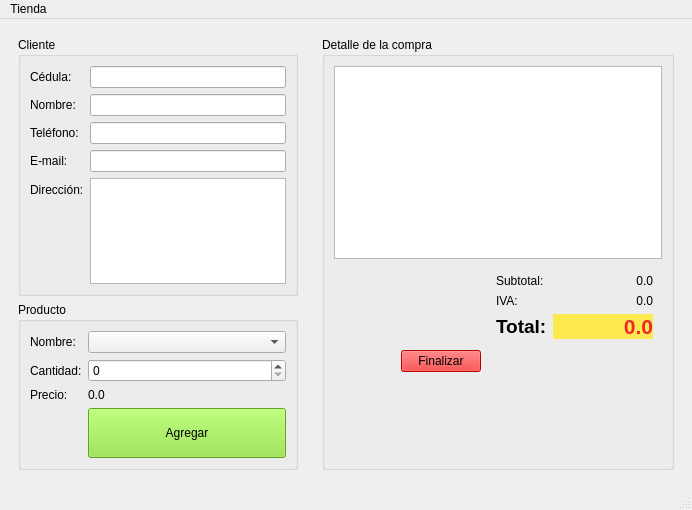
<?xml version="1.0" encoding="UTF-8"?>
<ui version="4.0">
 <class>Principal</class>
 <widget class="QMainWindow" name="Principal">
  <property name="geometry">
   <rect>
    <x>0</x>
    <y>0</y>
    <width>692</width>
    <height>510</height>
   </rect>
  </property>
  <property name="sizePolicy">
   <sizepolicy hsizetype="Preferred" vsizetype="Preferred">
    <horstretch>0</horstretch>
    <verstretch>0</verstretch>
   </sizepolicy>
  </property>
  <property name="windowTitle">
   <string>Principal</string>
  </property>
  <widget class="QWidget" name="centralwidget">
   <layout class="QHBoxLayout" name="horizontalLayout_2">
    <item>
     <widget class="QWidget" name="widget_4" native="true">
      <property name="maximumSize">
       <size>
        <width>300</width>
        <height>16777215</height>
       </size>
      </property>
      <layout class="QVBoxLayout" name="verticalLayout_3">
       <item>
        <widget class="QGroupBox" name="groupBox">
         <property name="title">
          <string>Cliente</string>
         </property>
         <layout class="QFormLayout" name="formLayout">
          <item row="0" column="0">
           <widget class="QLabel" name="label_2">
            <property name="text">
             <string>Cédula:</string>
            </property>
           </widget>
          </item>
          <item row="0" column="1">
           <widget class="QLineEdit" name="inCedula"/>
          </item>
          <item row="1" column="0">
           <widget class="QLabel" name="label">
            <property name="text">
             <string>Nombre:</string>
            </property>
           </widget>
          </item>
          <item row="1" column="1">
           <widget class="QLineEdit" name="inNombre"/>
          </item>
          <item row="2" column="0">
           <widget class="QLabel" name="label_3">
            <property name="text">
             <string>Teléfono:</string>
            </property>
           </widget>
          </item>
          <item row="2" column="1">
           <widget class="QLineEdit" name="inTelefono"/>
          </item>
          <item row="3" column="0">
           <widget class="QLabel" name="label_4">
            <property name="text">
             <string>E-mail:</string>
            </property>
           </widget>
          </item>
          <item row="3" column="1">
           <widget class="QLineEdit" name="inEmail"/>
          </item>
          <item row="4" column="0">
           <widget class="QLabel" name="label_5">
            <property name="text">
             <string>Dirección:</string>
            </property>
           </widget>
          </item>
          <item row="4" column="1">
           <widget class="QTextEdit" name="inDireccion"/>
          </item>
         </layout>
        </widget>
       </item>
       <item>
        <widget class="QGroupBox" name="groupBox_2">
         <property name="title">
          <string>Producto</string>
         </property>
         <layout class="QFormLayout" name="formLayout_2">
          <item row="0" column="0">
           <widget class="QLabel" name="label_6">
            <property name="text">
             <string>Nombre:</string>
            </property>
           </widget>
          </item>
          <item row="0" column="1">
           <widget class="QComboBox" name="inProducto"/>
          </item>
          <item row="1" column="0">
           <widget class="QLabel" name="label_7">
            <property name="text">
             <string>Cantidad:</string>
            </property>
           </widget>
          </item>
          <item row="1" column="1">
           <widget class="QSpinBox" name="inCantidad"/>
          </item>
          <item row="2" column="0">
           <widget class="QLabel" name="label_8">
            <property name="text">
             <string>Precio:</string>
            </property>
           </widget>
          </item>
          <item row="3" column="1">
           <widget class="QPushButton" name="cmdAgregar">
            <property name="minimumSize">
             <size>
              <width>0</width>
              <height>50</height>
             </size>
            </property>
            <property name="baseSize">
             <size>
              <width>0</width>
              <height>0</height>
             </size>
            </property>
            <property name="styleSheet">
             <string notr="true">background-color: rgb(138, 226, 52);</string>
            </property>
            <property name="text">
             <string>Agregar</string>
            </property>
           </widget>
          </item>
          <item row="2" column="1">
           <widget class="QLabel" name="outPrecio">
            <property name="text">
             <string>0.0</string>
            </property>
           </widget>
          </item>
         </layout>
        </widget>
       </item>
       <item>
        <spacer name="verticalSpacer">
         <property name="orientation">
          <enum>Qt::Vertical</enum>
         </property>
         <property name="sizeHint" stdset="0">
          <size>
           <width>20</width>
           <height>40</height>
          </size>
         </property>
        </spacer>
       </item>
      </layout>
     </widget>
    </item>
    <item>
     <widget class="QWidget" name="widget_3" native="true">
      <layout class="QVBoxLayout" name="verticalLayout_2">
       <item>
        <widget class="QGroupBox" name="groupBox_3">
         <property name="title">
          <string>Detalle de la compra</string>
         </property>
         <layout class="QVBoxLayout" name="verticalLayout">
          <item>
           <widget class="QTableWidget" name="outDetalle"/>
          </item>
          <item>
           <widget class="QWidget" name="widget" native="true">
            <layout class="QHBoxLayout" name="horizontalLayout">
             <property name="topMargin">
              <number>0</number>
             </property>
             <property name="bottomMargin">
              <number>0</number>
             </property>
             <item>
              <spacer name="horizontalSpacer">
               <property name="orientation">
                <enum>Qt::Horizontal</enum>
               </property>
               <property name="sizeHint" stdset="0">
                <size>
                 <width>40</width>
                 <height>20</height>
                </size>
               </property>
              </spacer>
             </item>
             <item>
              <spacer name="verticalSpacer_2">
               <property name="orientation">
                <enum>Qt::Vertical</enum>
               </property>
               <property name="sizeHint" stdset="0">
                <size>
                 <width>20</width>
                 <height>40</height>
                </size>
               </property>
              </spacer>
             </item>
             <item>
              <widget class="QPushButton" name="cmdSalir">
               <property name="styleSheet">
                <string notr="true">font: 75 10pt &quot;MS Shell Dlg 2&quot;;
background-color: rgb(255, 0, 0);</string>
               </property>
               <property name="text">
                <string>Finalizar</string>
               </property>
              </widget>
             </item>
             <item>
              <widget class="QWidget" name="widget_2" native="true">
               <layout class="QFormLayout" name="formLayout_3">
                <property name="rightMargin">
                 <number>0</number>
                </property>
                <item row="0" column="0">
                 <widget class="QLabel" name="label_10">
                  <property name="text">
                   <string>Subtotal:</string>
                  </property>
                 </widget>
                </item>
                <item row="2" column="0">
                 <widget class="QLabel" name="label_11">
                  <property name="text">
                   <string>IVA:</string>
                  </property>
                 </widget>
                </item>
                <item row="2" column="1">
                 <widget class="QLabel" name="outIva">
                  <property name="minimumSize">
                   <size>
                    <width>100</width>
                    <height>0</height>
                   </size>
                  </property>
                  <property name="text">
                   <string>0.0</string>
                  </property>
                  <property name="alignment">
                   <set>Qt::AlignRight|Qt::AlignTrailing|Qt::AlignVCenter</set>
                  </property>
                 </widget>
                </item>
                <item row="3" column="0">
                 <widget class="QLabel" name="label_12">
                  <property name="font">
                   <font>
                    <pointsize>14</pointsize>
                    <weight>75</weight>
                    <bold>true</bold>
                   </font>
                  </property>
                  <property name="text">
                   <string>Total:</string>
                  </property>
                 </widget>
                </item>
                <item row="3" column="1">
                 <widget class="QLabel" name="outTotal">
                  <property name="minimumSize">
                   <size>
                    <width>100</width>
                    <height>0</height>
                   </size>
                  </property>
                  <property name="font">
                   <font>
                    <pointsize>16</pointsize>
                    <weight>75</weight>
                    <bold>true</bold>
                   </font>
                  </property>
                  <property name="styleSheet">
                   <string notr="true">background-color: rgb(252, 233, 79);
color: rgb(239, 41, 41);</string>
                  </property>
                  <property name="text">
                   <string>0.0</string>
                  </property>
                  <property name="alignment">
                   <set>Qt::AlignRight|Qt::AlignTrailing|Qt::AlignVCenter</set>
                  </property>
                 </widget>
                </item>
                <item row="0" column="1">
                 <widget class="QLabel" name="outSubtotal">
                  <property name="minimumSize">
                   <size>
                    <width>100</width>
                    <height>0</height>
                   </size>
                  </property>
                  <property name="text">
                   <string>0.0</string>
                  </property>
                  <property name="alignment">
                   <set>Qt::AlignRight|Qt::AlignTrailing|Qt::AlignVCenter</set>
                  </property>
                 </widget>
                </item>
               </layout>
              </widget>
             </item>
            </layout>
           </widget>
          </item>
         </layout>
        </widget>
       </item>
      </layout>
     </widget>
    </item>
   </layout>
  </widget>
  <widget class="QMenuBar" name="menubar">
   <property name="geometry">
    <rect>
     <x>0</x>
     <y>0</y>
     <width>692</width>
     <height>21</height>
    </rect>
   </property>
   <widget class="QMenu" name="menuTienda">
    <property name="title">
     <string>Tienda</string>
    </property>
    <addaction name="action_Nuevo"/>
    <addaction name="actionA_brir"/>
    <addaction name="outResultado"/>
    <addaction name="action_Salir"/>
    <addaction name="ventana1"/>
    <addaction name="ventana2"/>
   </widget>
   <addaction name="menuTienda"/>
  </widget>
  <widget class="QStatusBar" name="statusbar"/>
  <action name="action_Nuevo">
   <property name="text">
    <string>&amp;Nuevo</string>
   </property>
   <property name="shortcut">
    <string>Ctrl+Q</string>
   </property>
  </action>
  <action name="actionA_brir">
   <property name="text">
    <string>A&amp;brir</string>
   </property>
   <property name="shortcut">
    <string>Ctrl+A</string>
   </property>
  </action>
  <action name="outResultado">
   <property name="text">
    <string>&amp;Guardar</string>
   </property>
   <property name="shortcut">
    <string>Ctrl+G</string>
   </property>
  </action>
  <action name="action_Salir">
   <property name="text">
    <string>&amp;Salir</string>
   </property>
   <property name="shortcut">
    <string>Ctrl+E</string>
   </property>
  </action>
  <action name="ventana1">
   <property name="text">
    <string>I&amp;nformacion</string>
   </property>
  </action>
  <action name="ventana2">
   <property name="text">
    <string>V&amp;er Productos</string>
   </property>
  </action>
 </widget>
 <resources/>
 <connections/>
</ui>
